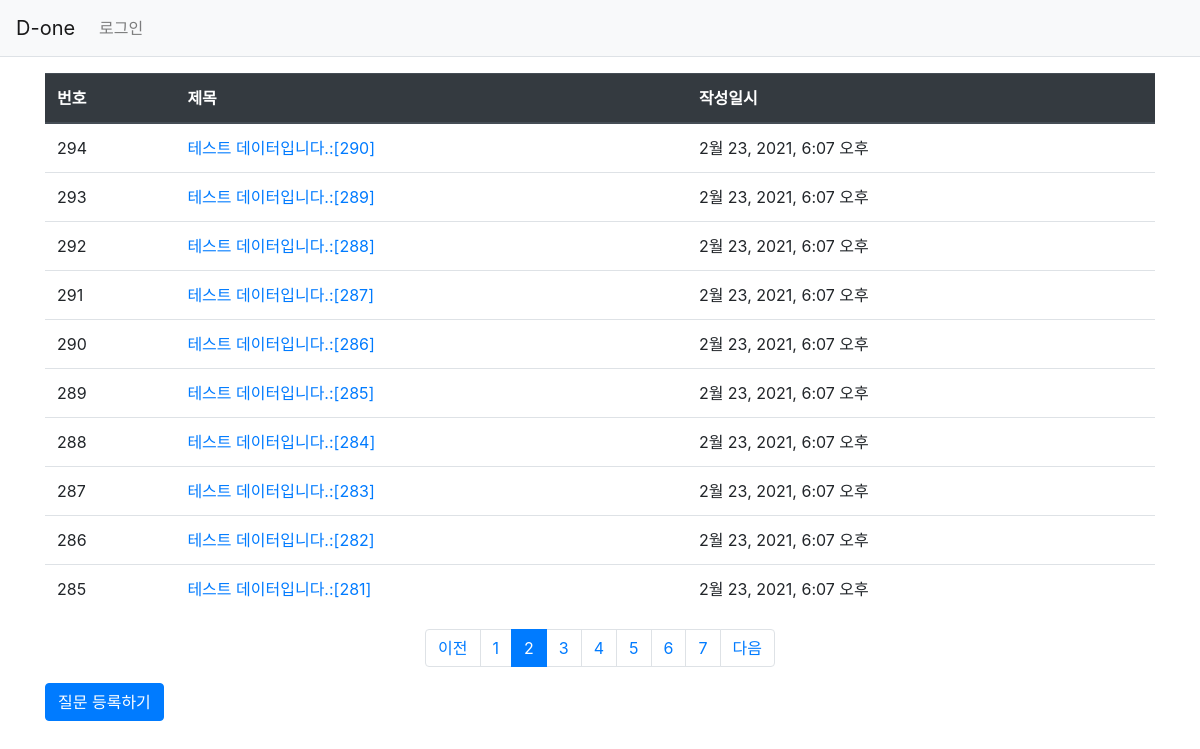
Page /pybo/?page=2 on the committed database.
### pybo/models.py (models this page shows, shortened)
class Question(models.Model):
    author = models.ForeignKey(User, on_delete=models.CASCADE)
    subject = models.CharField(max_length=200)
    content = models.TextField()
    create_date = models.DateTimeField()

### pybo/views.py (the view)
# urls.py: path('', views.index, name='index'),
def index(request):
    page = request.GET.get('page', '1') #페이지
    question_list = Question.objects.order_by('-create_date')
    paginator = Paginator(question_list, 10) #페이지 당 10개씩 보여주기
    page_obj = paginator.get_page(page)
    context = {'question_list': page_obj}
    return render(request, 'pybo/question_list.html', context)

### pybo/templatetags/pybo_filter.py (called while the page is built)
@register.filter
def sub(value, arg):
    return value - arg

### templates/pybo/question_list.html (shortened to what this page needs)
{% extends 'base.html' %}
{% load pybo_filter %}
{% block content %}
<div class='container my-3'>
    <table class='table'>
        <thead>
        <tr class='thead-dark'>
            <th>번호</th>
            <th>제목</th>
            <th>작성일시</th>
        </tr>
        </thead>
        <tbody>
        {% if question_list %}
        {% for question in question_list %}
        <tr>
            <td>{{ question_list.paginator.count|sub:question_list.start_index|sub:forloop.counter0|add:1 }}</td>
            <td>
                <a href ="{% url 'pybo:detail' question.id %}">
                    {{ question.subject}}
                </a>
            </td>
            <td>{{ question.create_date }}</td>
        </tr>
        {% endfor %}
        {% else %}
        <tr>
            <td colspan="3">질문이 없습니다.</td>
        </tr>
        {% endif %}
        </tbody>
    </table>
    <ul class="pagination justify-content-center">
        {% if question_list.has_previous %}
        <li class="page-item">
            <a class="page-link" href="?page={{ question_list.previous_page_number }}">이전</a>
        </li>
        {% else %}
        <li class ="page-item disabled">
            <a class="page-link" tabindex="-1" aria-disabled="true" href="#">이전</a>
        </li>
        {% endif %}
        {% for page_number in question_list.paginator.page_range %}
        {% if page_number >= question_list.number|add:-5 and page_number <= question_list.number|add:5 %}
            {% if page_number == question_list.number %}
            <li class="page-item active" aria-current="page">
                <a class="page-link" href="?page={{ page_number }}">{{ page_number }}</a>
            </li>
            {% else %}
            <li class="page-item">
                <a class="page-link" href="?page={{ page_number }}">{{ page_number }}</a>
            </li>
            {% endif %}
        {% endif %}
        {% endfor %}
        {% if question_list.has_next %}
        <li class="page-item">
            <a class="page-link" href="?page={{ question_list.next_page_number }}">다음</a>
        </li>
        {% else %}
        <li class="page-item disabled">
            <a class="page-link" tabindex="-1" aria-disabled="true" href="#">다음</a>
        </li>
        {% endif %}
    </ul>
    <a href="{% url 'pybo:question_create' %}" class="btn btn-primary">질문 등록하기</a>
</div>
{% endblock %}

### rows in the picture
Question: paginator.count|sub "294", subject "테스트 데이터입니다.:[290]", create_date "2월 23, 2021, 6:07 오후"
Question: paginator.count|sub "293", subject "테스트 데이터입니다.:[289]", create_date "2월 23, 2021, 6:07 오후"
Question: paginator.count|sub "292", subject "테스트 데이터입니다.:[288]", create_date "2월 23, 2021, 6:07 오후"
Question: paginator.count|sub "291", subject "테스트 데이터입니다.:[287]", create_date "2월 23, 2021, 6:07 오후"
Question: paginator.count|sub "290", subject "테스트 데이터입니다.:[286]", create_date "2월 23, 2021, 6:07 오후"
Question: paginator.count|sub "289", subject "테스트 데이터입니다.:[285]", create_date "2월 23, 2021, 6:07 오후"
Question: paginator.count|sub "288", subject "테스트 데이터입니다.:[284]", create_date "2월 23, 2021, 6:07 오후"
Question: paginator.count|sub "287", subject "테스트 데이터입니다.:[283]", create_date "2월 23, 2021, 6:07 오후"
Question: paginator.count|sub "286", subject "테스트 데이터입니다.:[282]", create_date "2월 23, 2021, 6:07 오후"
Question: paginator.count|sub "285", subject "테스트 데이터입니다.:[281]", create_date "2월 23, 2021, 6:07 오후"

### other values in the picture
{{ page_number }} "1" "3" "4" "5" "6" "7"
{{ page_number }} "2"
